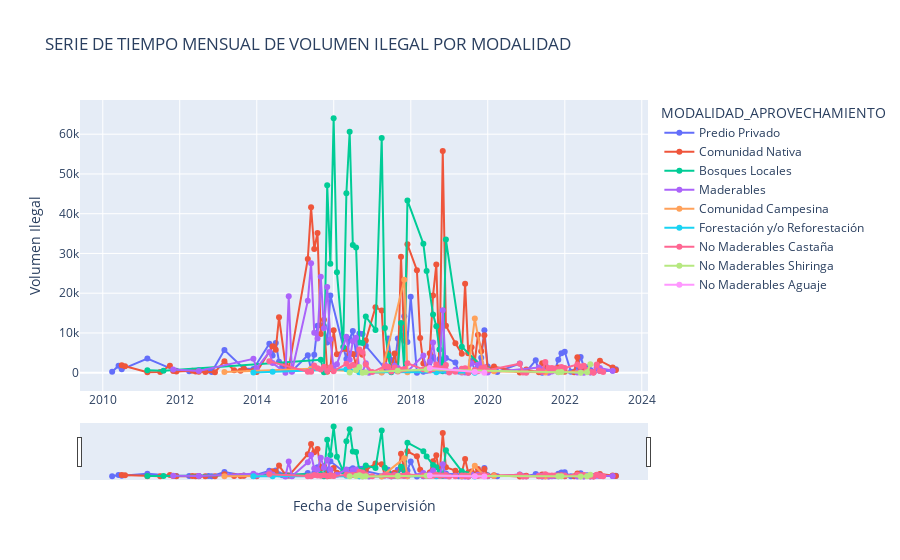

The notebook cell this image was saved under:
### Code cell
data_fecha_ilegal=data.groupby(["FECHA_SUPERVISION","MODALIDAD_APROVECHAMIENTO"])[["VOLUMEN_ILEGAL"]].sum().sort_values(by="VOLUMEN_ILEGAL", ascending=False)
data_fecha_ilegal["PORCENTAJE"] = data_fecha_ilegal["VOLUMEN_ILEGAL"]/data_fecha_ilegal["VOLUMEN_ILEGAL"].sum()
data_fecha_ilegal["PORCENTAJE_ACUMULADO"] = data_fecha_ilegal["PORCENTAJE"].cumsum()
data_fecha_ilegal = data_fecha_ilegal[data_fecha_ilegal["VOLUMEN_ILEGAL"]>0]
data_fecha_ilegal_sorted = data_fecha_ilegal.sort_values(by="FECHA_SUPERVISION")
data_fecha_ilegal_sorted=data_fecha_ilegal_sorted[data_fecha_ilegal_sorted.index.get_level_values("FECHA_SUPERVISION") > "2010-01-01"]
data_fecha_ilegal_sorted = data_fecha_ilegal_sorted.reset_index()
data_fecha_ilegal_sorted['FECHA_SUPERVISION'] = pd.to_datetime(data_fecha_ilegal_sorted['FECHA_SUPERVISION'])

monthly_data = data_fecha_ilegal_sorted.groupby([pd.Grouper(key='FECHA_SUPERVISION', freq='M'), 'MODALIDAD_APROVECHAMIENTO'])[['VOLUMEN_ILEGAL']].sum().reset_index()

fig = px.line(
    monthly_data,
    x="FECHA_SUPERVISION",
    y="VOLUMEN_ILEGAL",
    color="MODALIDAD_APROVECHAMIENTO",
    markers=True,
    labels={"FECHA_SUPERVISION": "Fecha de Supervisión", "VOLUMEN_ILEGAL": "Volumen Ilegal"},
    title="SERIE DE TIEMPO MENSUAL DE VOLUMEN ILEGAL POR MODALIDAD",
)
fig.update_xaxes(rangeslider_visible=True)
fig.show()
